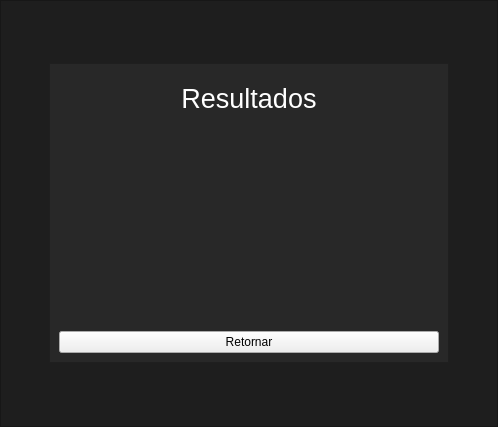
<?xml version="1.0" encoding="UTF-8"?>
<ui version="4.0">
 <class>ResultWindow</class>
 <widget class="QMainWindow" name="ResultWindow">
  <property name="geometry">
   <rect>
    <x>0</x>
    <y>0</y>
    <width>498</width>
    <height>427</height>
   </rect>
  </property>
  <property name="windowTitle">
   <string>MainWindow</string>
  </property>
  <widget class="QWidget" name="centralwidget">
   <layout class="QVBoxLayout" name="verticalLayout">
    <property name="spacing">
     <number>0</number>
    </property>
    <property name="leftMargin">
     <number>0</number>
    </property>
    <property name="topMargin">
     <number>0</number>
    </property>
    <property name="rightMargin">
     <number>0</number>
    </property>
    <property name="bottomMargin">
     <number>0</number>
    </property>
    <item>
     <widget class="QFrame" name="frame">
      <property name="styleSheet">
       <string notr="true">QFrame{
background-color: rgb(30, 30, 30);
}</string>
      </property>
      <property name="frameShape">
       <enum>QFrame::StyledPanel</enum>
      </property>
      <property name="frameShadow">
       <enum>QFrame::Raised</enum>
      </property>
      <layout class="QGridLayout" name="gridLayout">
       <item row="0" column="0">
        <widget class="QFrame" name="frame_2">
         <property name="maximumSize">
          <size>
           <width>400</width>
           <height>300</height>
          </size>
         </property>
         <property name="styleSheet">
          <string notr="true">QFrame{
background-color: rgb(40,40,40);
}</string>
         </property>
         <property name="frameShape">
          <enum>QFrame::StyledPanel</enum>
         </property>
         <property name="frameShadow">
          <enum>QFrame::Raised</enum>
         </property>
         <layout class="QVBoxLayout" name="verticalLayout_2">
          <item>
           <widget class="QLabel" name="label">
            <property name="maximumSize">
             <size>
              <width>16777215</width>
              <height>50</height>
             </size>
            </property>
            <property name="font">
             <font>
              <pointsize>20</pointsize>
             </font>
            </property>
            <property name="styleSheet">
             <string notr="true">color: rgb(255, 255, 255);</string>
            </property>
            <property name="text">
             <string>Resultados</string>
            </property>
            <property name="alignment">
             <set>Qt::AlignCenter</set>
            </property>
           </widget>
          </item>
          <item>
           <widget class="QLabel" name="result_image">
            <property name="text">
             <string/>
            </property>
           </widget>
          </item>
          <item>
           <widget class="QPushButton" name="returnButton">
            <property name="text">
             <string>Retornar</string>
            </property>
           </widget>
          </item>
         </layout>
        </widget>
       </item>
      </layout>
     </widget>
    </item>
   </layout>
  </widget>
 </widget>
 <resources/>
 <connections/>
</ui>
